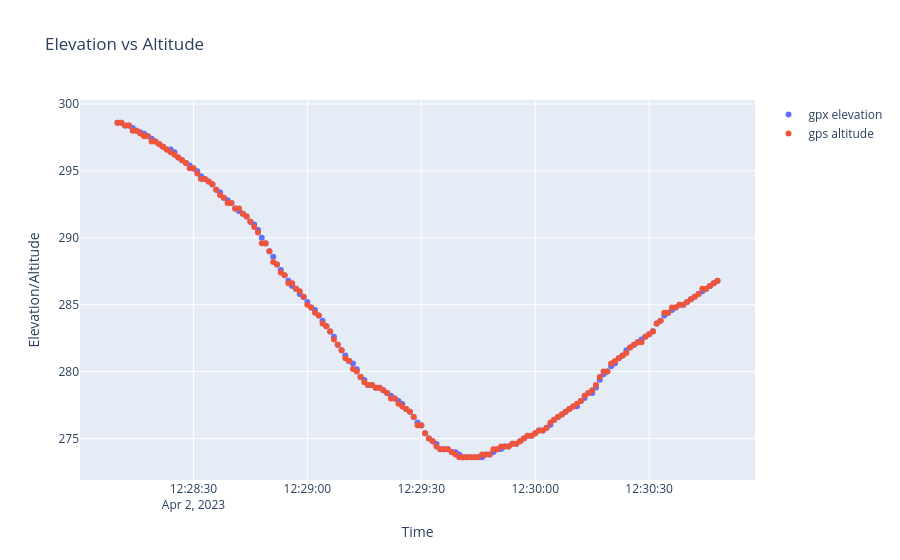

Notebook source saved alongside this figure:
### Code cell
fig = go.Figure()
fig.add_trace(go.Scatter(x=merged.time, y=merged.elevation, mode='markers', name='gpx elevation'))
fig.add_trace(go.Scatter(x=merged.time, y=merged.enhanced_altitude, mode='markers', name='gps altitude'))
fig.update_layout(title='Elevation vs Altitude', xaxis_title='Time', yaxis_title='Elevation/Altitude')
fig.show()

### Figure 1 — Plotly figure (JSON) as saved in the notebook; plotly's stock layout.template omitted (floating-point values rounded to 4 significant figures; data arrays with more than 128 entries replaced by an {"elided": "..."} marker saying what was removed)
{"data": [{"mode": "markers", "name": "gpx elevation", "type": "scatter", "x": {"elided": "159 str values"}, "y": {"elided": "159 float values"}}, {"mode": "markers", "name": "gps altitude", "type": "scatter", "x": {"elided": "159 str values"}, "y": {"elided": "159 float values"}}], "layout": {"title": {"text": "Elevation vs Altitude"}, "xaxis": {"title": {"text": "Time"}}, "yaxis": {"title": {"text": "Elevation/Altitude"}}}}
